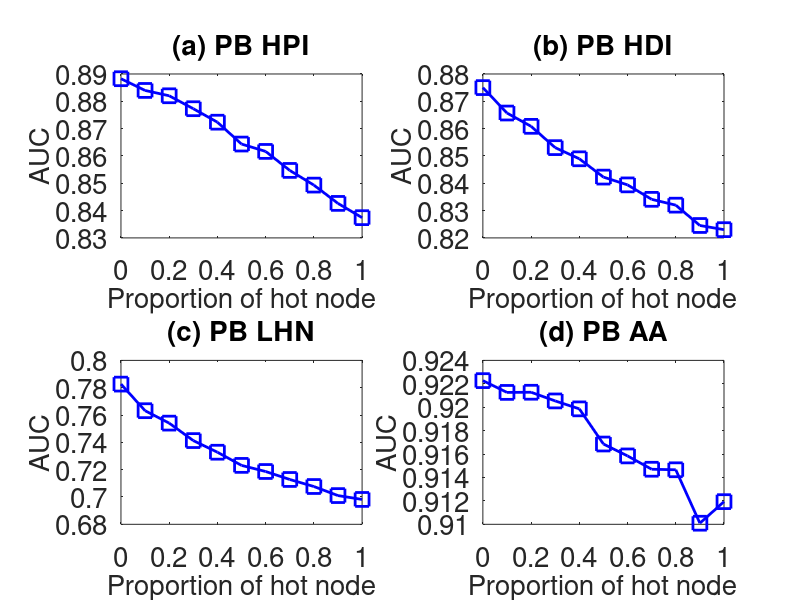

MATLAB code for this plot:
subplot(2,2,1);
x=0:0.1:1;
y=[0.888266
0.883977
0.882023
0.877286
0.872353
0.864353
0.861657
0.8547015
0.8493255
0.842629
0.837406

];
plot(x,y,'-bs','LineWidth',2,'MarkerSize',10);
set(gca,'FontSize',20);
xlabel('Proportion of hot node','fontsize',20);
ylabel('AUC','fontsize',20);
title('(a) PB HPI','fontsize',20);

subplot(2,2,2);
x=0:0.1:1;
y=[0.8750145
0.8657065
0.8608355
0.8530425
0.848956
0.8422555
0.8394065
0.8341175
0.8319855
0.824542
0.823016
];
plot(x,y,'-bs','LineWidth',2,'MarkerSize',10);
set(gca,'FontSize',20);
xlabel('Proportion of hot node','fontsize',20);
ylabel('AUC','fontsize',20);
title('(b) PB HDI','fontsize',20);

subplot(2,2,3);
x=0:0.1:1;
y=[0.782639
0.763168
0.7540745
0.741293
0.7327725
0.7231335
0.718659
0.7128225
0.7076725
0.70103
0.698205

];
plot(x,y,'-bs','LineWidth',2,'MarkerSize',10);
set(gca,'FontSize',20);
xlabel('Proportion of hot node','fontsize',20);
ylabel('AUC','fontsize',20);
title('(c) PB LHN','fontsize',20);


subplot(2,2,4);
x=0:0.1:1;
y=[0.922271
0.9212655
0.9212795
0.9205375
0.91986
0.9168575
0.915841
0.914703
0.914658
0.9100935
0.9119355

];
plot(x,y,'-bs','LineWidth',2,'MarkerSize',10);
set(gca,'FontSize',20);
xlabel('Proportion of hot node','fontsize',20);
ylabel('AUC','fontsize',20);
title('(d) PB AA','fontsize',20);
